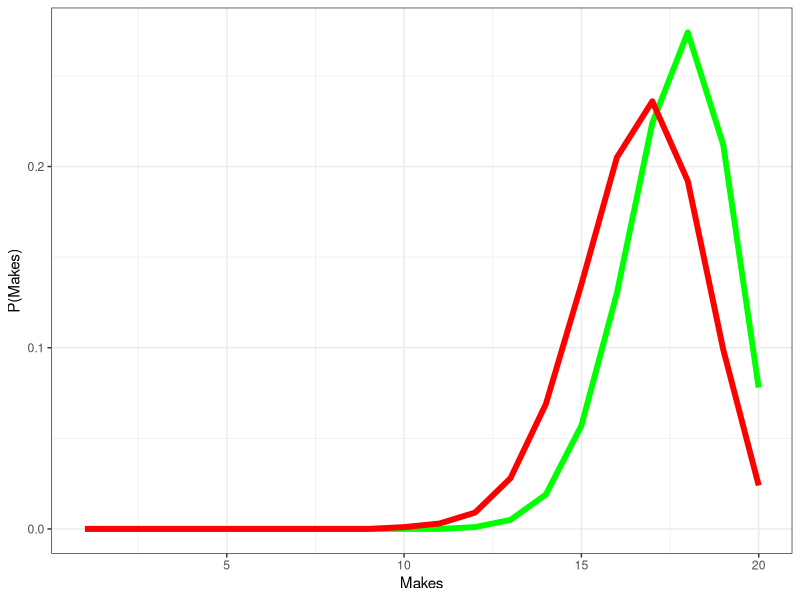

The R source for this figure:
library(ggplot2)

# Distributions

js <- sapply(1:20, function(x){dbinom(x,20,.83)})
bs <- sapply(1:20, function(x){dbinom(x,20,.88)})
df <- data.frame(makes=1:20, jordan=round(js,3), bird=round(bs,3))
p <- ggplot(df, aes(x=makes)) +
      geom_line(aes(y=bird), color="green", size=2) + 
      geom_line(aes(y=jordan), color="red", size=2) +
      theme_bw() + 
      ylab("P(Makes)") +
      xlab("Makes")

# Monte Carlo solution
jordan <- .83
bird   <- .88
N      <- 10000

j_games <- rbinom(N,20,jordan)
b_games <- rbinom(N,20,bird)
j_games - b_games
table(sign(j_games-b_games))/N
